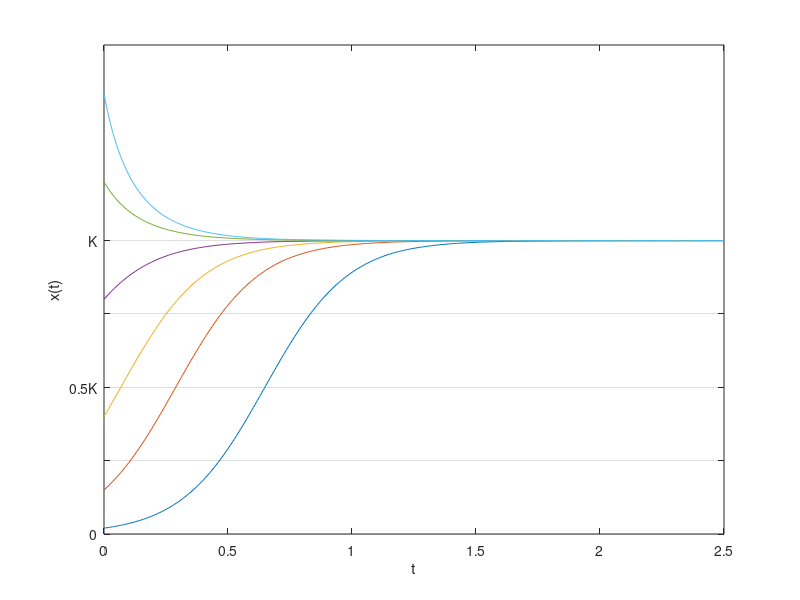

Recreate this plot in MATLAB. (Note: this script raises an error after producing the figure.)

      close all
      
			a = 6; b = 2;
			K = a/b;

			f = @(t,x) a*x - b*x^2;
			t = linspace(0,2.5,300);
			for x0 = K*[0.02 0.15 0.4 0.8 1.2 1.5]
				[t,x] = ode45(f,t,x0);
				plot(t,x), hold on
			end
			xlabel('t'), ylabel('x(t)')
			set(gca,'ygrid','on',...
			'ytick',K*(0:.25:1),'yticklabel',{'0','','0.5K','','K'})
			
      if length(get(0,'children')) > 0
        set(gcf,'paperpos',[0 0 5 2.75])
        print -dsvg fn_lo_solutions.svg
      end
      
      